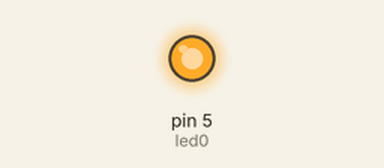
Bench run of a sketch on a simulated Arduino Uno, built with avr-gcc and run on an emulated ATmega328P. Shown: output pins drawn as LEDs (lit = HIGH).

Above: at 0.1 s.
At 11.9 s:
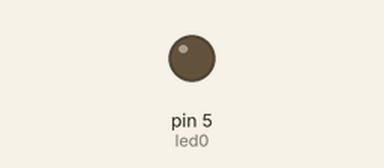
Timing chart, 0 to 13.4 s (numbered marks = the images above):
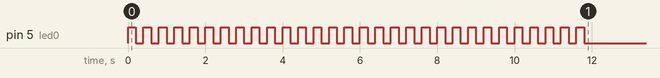

The sketch:

Ex7part1.ino
```cpp
/**********************************************************************************
**                              Array de 8 LEDs                                  **
**********************************************************************************/
//********** Includes *************************************************************
//********** Variables ************************************************************
const byte led0 = 5;          // donar nom al pin 5 de l’Arduino
int i=0;
void setup()
{

  pinMode(led0, OUTPUT);
  while(i<30)
  {
  digitalWrite(led0, HIGH);
  delay(200);
  digitalWrite(led0,LOW);
  delay(200);
  i++;
  }

}


void loop() {
  // put your main code here, to run repeatedly:

}
```
